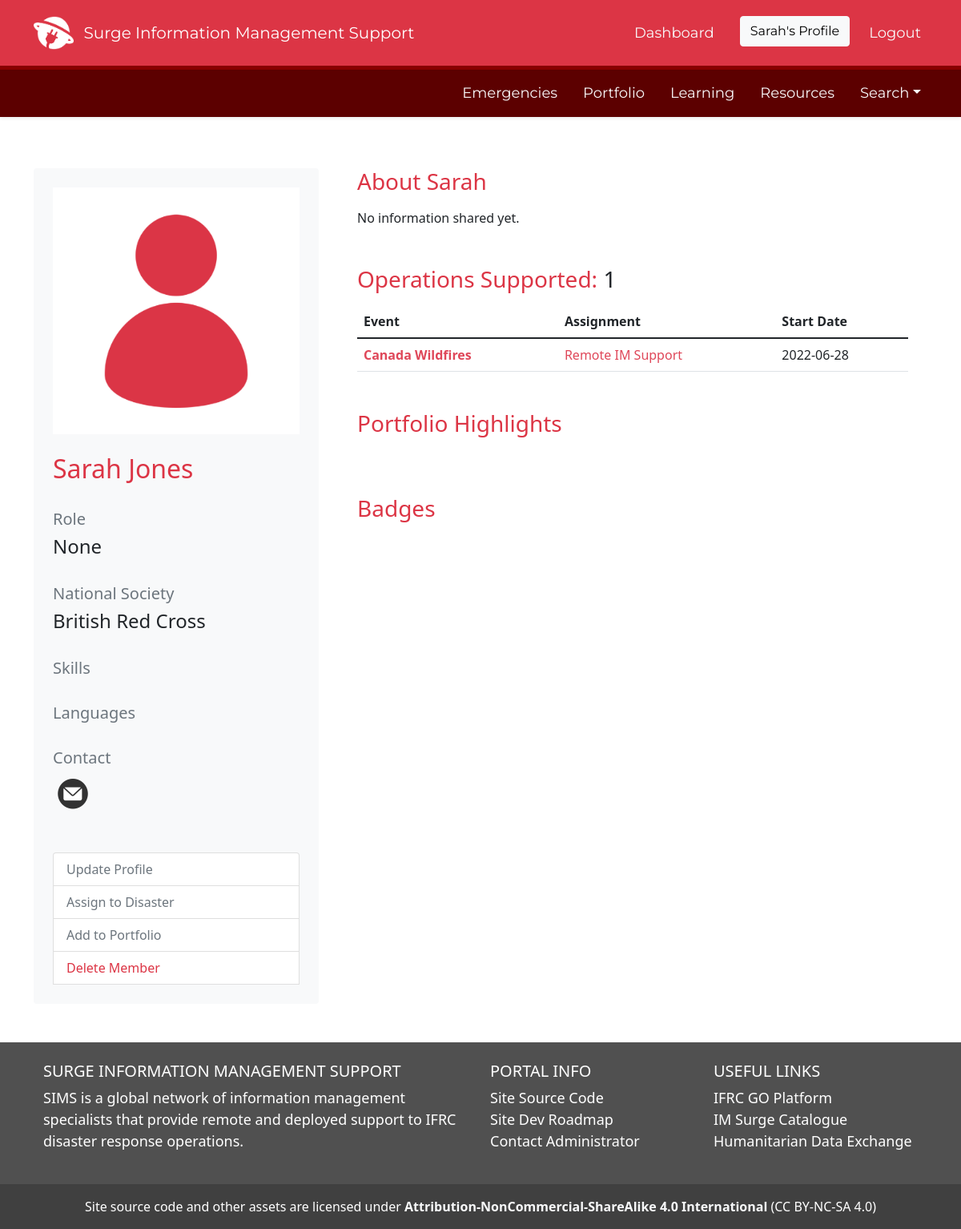
Before: /profile (signed in) with the older database file.
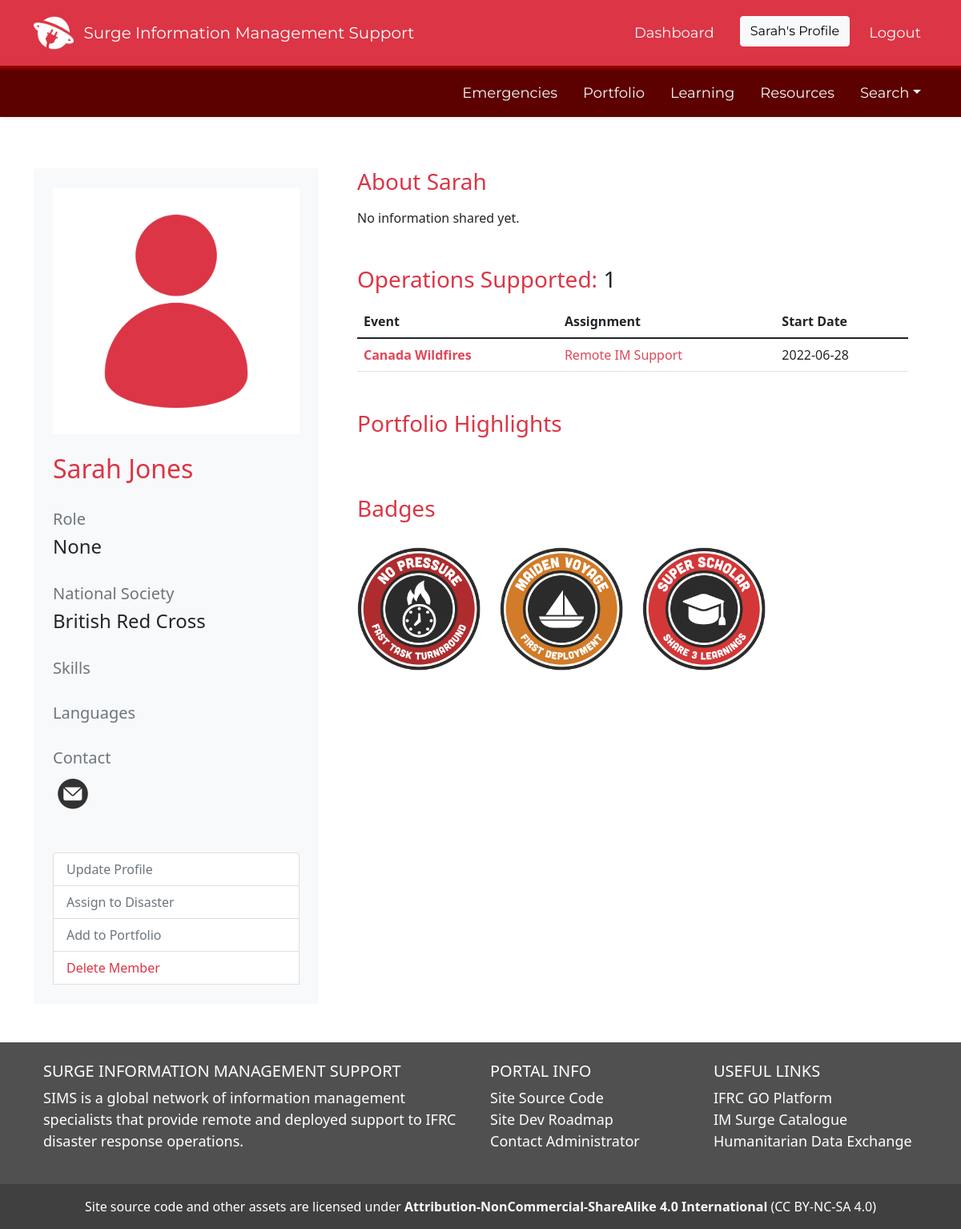
After: the same page with the newer database file.
### SIMS_Portal/models.py (models this page shows, shortened)
class User(db.Model, UserMixin):
	__tablename__ = 'user'
	id = db.Column(db.Integer, primary_key=True)
	firstname = db.Column(db.String(40), nullable=False)
	lastname = db.Column(db.String(40), nullable=False)
	status = db.Column(db.String(20), default='Pending')
	birthday = db.Column(db.Date)
	email = db.Column(db.String(120), unique=True, nullable=False)
	password = db.Column(db.String(60), nullable=False)
	molnix_id = db.Column(db.Integer)
	job_title = db.Column(db.String(120))
	unit = db.Column(db.String(120))
	bio = db.Column(db.Text)
	is_admin = db.Column(db.Boolean, default=False)
	roles = db.Column(db.String(1000))
	languages = db.Column(db.String(1000))
	image_file = db.Column(db.String(20), nullable=False, default='default.png')
	twitter = db.Column(db.String(120))
	slack_id = db.Column(db.String(120))
	github = db.Column(db.String(120))
	linked_in = db.Column(db.String(120))
	messaging_number_country_code = db.Column(db.Integer)
	messaging_number = db.Column(db.Integer)
	ns_id = db.Column(db.Integer, db.ForeignKey('nationalsociety.ns_go_id'))
	assignments = db.relationship('Assignment', backref='assigned_member')
	products = db.relationship('Portfolio', backref='creator', lazy=True)
	skills = db.relationship('Skill', secondary='user_skill', backref='members_with_skill')
	languages = db.relationship('Language', secondary='user_language', backref='members_with_language')
	badges = db.relationship('Badge', secondary='user_badge', backref='members_with_badge')
	working_groups = db.relationship('WorkingGroup', secondary='user_workinggroup', backref='members_with_workinggroup')
	created_at = db.Column(db.DateTime, server_default=func.now())
	updated_at = db.Column(db.DateTime, onupdate=func.now())
	fullname = column_property(firstname + " " + lastname)
	@hybrid_property
	def fullname(self):
		return self.firstname + " " + self.lastname

class Emergency(db.Model):
	__tablename__ = 'emergency'
	id = db.Column(db.Integer, primary_key=True)
	emergency_name = db.Column(db.String(100), nullable=False)
	emergency_status = db.Column(db.String(100), nullable=False, default='Active')
	emergency_glide = db.Column(db.String(20))
	emergency_go_id = db.Column(db.Integer)
	emergency_location_id = db.Column(db.Integer)
	emergency_review_id = db.Column(db.Integer)
	activation_details = db.Column(db.String(1000))
	slack_channel = db.Column(db.String)
	dropbox_url = db.Column(db.String)
	trello_url = db.Column(db.String)
	emergency_type_id = db.Column(db.Integer, db.ForeignKey('emergencytype.id'))
	emergency_products = db.relationship('Portfolio', backref='emergency_response', lazy=True)
	assigned_to = db.relationship('Assignment', backref='assigned_emergency', lazy=True)
	created_at = db.Column(db.DateTime, server_default=func.now())
	updated_at = db.Column(db.DateTime, onupdate=func.now())

class Assignment(db.Model):
	__tablename__ = 'assignment'
	id = db.Column(db.Integer, primary_key=True)
	role = db.Column(db.String(100))
	start_date = db.Column(db.Date, nullable=False, default=datetime.utcnow)
	end_date = db.Column(db.Date, nullable=False)
	remote = db.Column(db.Boolean)
	assignment_details = db.Column(db.String(1000))
	assignment_status = db.Column(db.String(100), default='Active')
	products = db.relationship('Portfolio', backref='assignment', lazy=True)
	learning = db.relationship('Learning', backref='assignment', uselist=False)
	user_id = db.Column(db.Integer, db.ForeignKey('user.id'))
	emergency_id = db.Column(db.Integer, db.ForeignKey('emergency.id'), default=0)
	created_at = db.Column(db.DateTime, server_default=func.now())
	updated_at = db.Column(db.DateTime, onupdate=func.now())

class Badge(db.Model):
	__tablename__ = 'badge'
	id = db.Column(db.Integer, primary_key=True)
	name = db.Column(db.String)
	badge_url = db.Column(db.String)

### tables this page shows
CREATE TABLE user_badge (
	user_id INTEGER, 
	badge_id INTEGER, 
	FOREIGN KEY(user_id) REFERENCES user (id), 
	FOREIGN KEY(badge_id) REFERENCES badge (id)
);

### SIMS_Portal/users/routes.py (the view)
@users.route('/profile')
@login_required
def profile():
	user_info = User.query.filter(User.id==current_user.id).first()
	try:
		ns_association = db.session.query(User, NationalSociety).join(NationalSociety, NationalSociety.ns_go_id == User.ns_id).filter(User.id==current_user.id).with_entities(NationalSociety.ns_name).first()[0]
	except:
		ns_association = 'None'
	try:
		assignment_history = db.session.query(User, Assignment, Emergency).join(Assignment, Assignment.user_id==User.id).join(Emergency, Emergency.id==Assignment.emergency_id).filter(User.id==current_user.id).all()
	except:
		pass
	deployment_history_count = len(assignment_history)
	user_portfolio = db.session.query(User, Portfolio).join(Portfolio, Portfolio.creator_id==User.id).filter(User.id==current_user.id, Portfolio.product_status=='Active').all()
	skills_list = db.engine.execute("SELECT * FROM user JOIN user_skill ON user.id = user_skill.user_id JOIN skill ON skill.id = user_skill.skill_id WHERE user.id=:current_user", {'current_user': current_user.id})
	languages_list = db.engine.execute("SELECT * FROM user JOIN user_language ON user.id = user_language.user_id JOIN language ON language.id = user_language.language_id WHERE user.id=:current_user", {'current_user': current_user.id})
	profile_picture = url_for('static', filename='assets/img/avatars/' + current_user.image_file)
	badges = db.engine.execute("SELECT * FROM user JOIN user_badge ON user_badge.user_id = user.id JOIN badge ON badge.id = user_badge.badge_id WHERE user.id=:current_user ORDER BY name", {'current_user': current_user.id})
	return render_template('profile.html', title='Profile', profile_picture=profile_picture, ns_association=ns_association, user_info=user_info, assignment_history=assignment_history, deployment_history_count=deployment_history_count, user_portfolio=user_portfolio, skills_list=skills_list, languages_list=languages_list, badges=badges)

### SIMS_Portal/models.py (called while the page is built)
@login_manager.user_loader
def load_user(user_id):
	return User.query.get(int(user_id))

### SIMS_Portal/templates/profile.html (shortened to what this page needs)
{% extends "layout.html" %}
{% block content %}
<div class="container">
	<div class="row my-5">
		<div class="col col-md-4 rounded rounded-3">
			<div class="card border-0 p-4 bg-light">
				<div class="row">
					<img src="{{ profile_picture }}" class="img-fluid mb-4" >
				</div>
				<div class="row">
					<h2 class="text-danger">{{ current_user.firstname }} {{ current_user.lastname }}</h2>
				</div>
				<div class="row">
					<h5 class="text-secondary mt-4">Role</h5>
					<h4>{{ current_user.job_title }}</h4>
				</div>
				<div class="row">
					<h5 class="text-secondary mt-4">National Society</h5>
					<h4>{{ ns_association }}</h4>
				</div>
				<div class="row">
					<div>
					<h5 class="text-secondary mt-4">Skills</h5>
					</div>
				</div>
				<div class="row">
					<div>
					<h5 class="text-secondary mt-4">Languages</h5>
					</div>
				</div>
				<div class="row">
					<div>
					<h5 class="text-secondary mt-4">Contact</h5>
					<a href="mailto: {{user_info.email}}"'><img src='/static/assets/img/profile-email.png' height='50px'></a>
					</div>
				</div>
				<div class="list-group mt-5">
			  		<a href="{{ url_for('users.update_profile') }}" class="list-group-item list-group-item-action text-secondary">Update Profile</a>
			  		<a href="#" class="list-group-item list-group-item-action text-secondary">Assign to Disaster</a>
			  		<a href="{{ url_for('portfolios.new_portfolio') }}" class="list-group-item list-group-item-action text-secondary">Add to Portfolio</a>
			  		<a href="#" class="list-group-item list-group-item-action text-danger" data-toggle="modal" data-target="#confirm-delete">Delete Member</a>
				</div>
			</div>
		</div>
		<div class="col mx-4">
			<div class='mb-5'>
				<h3 class="mb-3 text-danger">About {{ user_info.firstname }}</h3>
				{% if user_info.bio %}
				<p style="white-space: pre-line">{{ user_info.bio|markdown}}</p>
				{% else %}
				No information shared yet.
				{% endif %}
			</div>
			<div class='mb-5'>
				<h3 class="mb-3 text-danger">Operations Supported: <span class='text-dark'>{{ deployment_history_count }}</span></h3>
				{% if deployment_history_count == 0 %}
					No deployments or remote support provided yet.
				{% else %}
				<table class="table">
			  	<thead class="">
					<tr>
				  	<th>Event</th>
				  	<th>Assignment</th>
				  	<th>Start Date</th>
					</tr>
			  	</thead>
			  	<tbody>
				  	{% for assignment in assignment_history %}
				  	<tr>
						<td class="fw-bold"><a href="/emergency/{{assignment.Emergency.id}}" class="link-danger">{{assignment.Emergency.emergency_name}}</a></td>
						<td><a href='/assignment/{{assignment.Assignment.id}}'>{{assignment.Assignment.role}}</a></td>
						<td>{{assignment.Assignment.start_date}}</td>
				  	</tr>
				  	{% endfor %}
			  	</tbody>
				</table>
				{% endif %}
			</div>
			<div class='mb-5'>
				<h3 class="mb-3 text-danger">Portfolio Highlights</h3>
			</div>
			<div class='mb-3'>
			<h3 class="mb-2 text-danger">Badges</h3>
				<div class="row row-cols-4 row-cols-md-4 g-4 mt-2">
				{% for badge in badges %}
					<div class="col d-flex align-items-stretch">
					  	<img src="{{badge.badge_url}}" class="img-fluid" alt="...">
				  	</div>
				{% endfor %}
				</div>
			</div>
		</div>
	</div>
</div>
{% endblock content %}

### SIMS_Portal/templates/layout.html (shortened to what the changed rows need)
<!DOCTYPE html>
<html lang="en">
<head>
	<link href="https://cdn.jsdelivr.net/npm/bootstrap@5.1.3/dist/css/bootstrap.min.css" rel="stylesheet">
	<link rel="stylesheet" type="text/css" href="https://cdn.datatables.net/1.12.1/css/jquery.dataTables.css">
	<link rel="stylesheet" type="text/css" href="{{ url_for('static', filename='css/main.css') }}">
	<link rel="stylesheet" href="https://cdn.jsdelivr.net/npm/bootstrap-icons@1.8.3/font/bootstrap-icons.css">
</head>
<body class="d-flex flex-column min-vh-100" data-spy="scroll" data-target=".card" data-offset="50">
	<header>
	<nav id="navbar_top" class="navbar navbar-expand-md navbar-dark bg-danger navbar-static-top py-3">
	 <div class="container">
	  <div class="collapse navbar-collapse" id="main_nav">
		<ul class="navbar-nav ms-auto">
			{% if current_user.is_authenticated %}
				{% if '/profile_edit/' in request.path %}
				<li class="nav-item px-3"> </li>
				{% elif request.path == '/profile' %}
					<li class="nav-item px-2"><button type="button" class="btn btn-light" style="font-family: 'Montserrat';">{{ current_user.firstname }}'s Profile</button></li>
				{% else %}
				<li class="nav-item px-2"><a class="nav-link text-light" href="/profile" style="font-family: 'Montserrat';"> {{ current_user.firstname }}'s Profile </a></li>
				{% endif %}
			{% endif %}
		</ul>
	  </div>
	</nav>
	</header>
	{% block content %}{% endblock %}
</body>
</html>

Changed rows visible on the page:
added user_badge: badge_url (picture)
added user_badge: badge_url (picture)
added user_badge: badge_url (picture)
